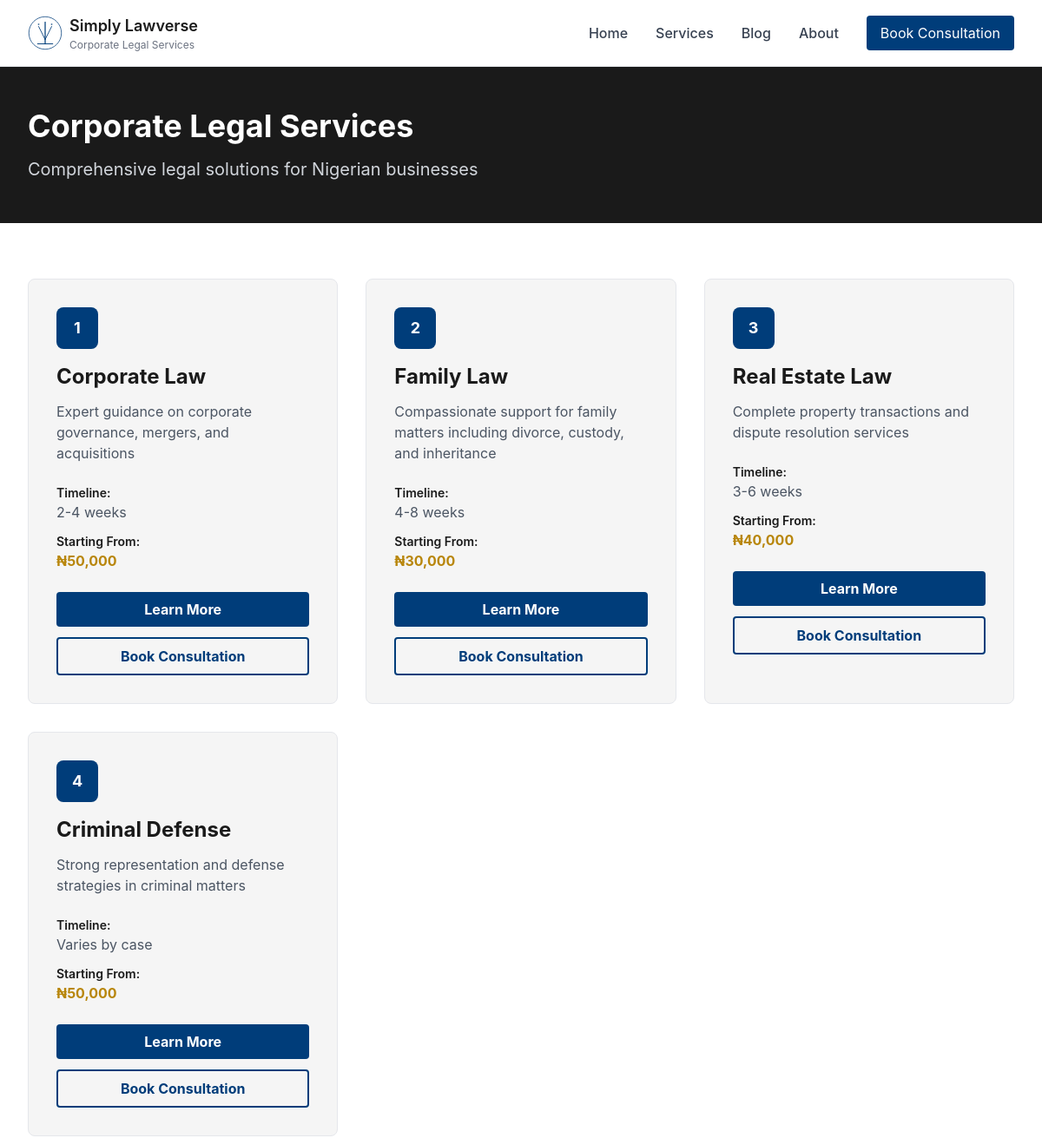
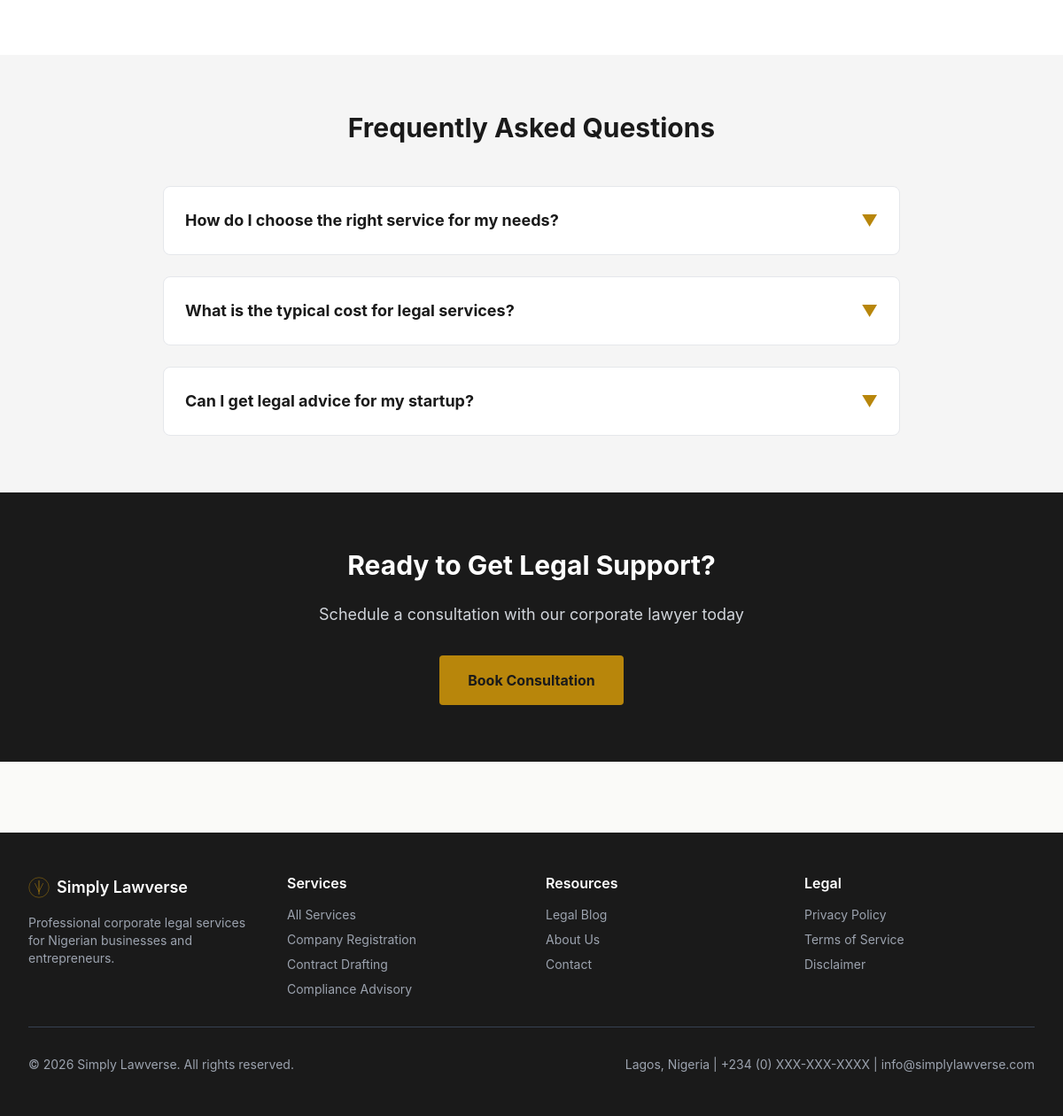
Page /services/ on the committed database (2 pictures, top to bottom).
### models.py (models this page shows, shortened)
class Service(db.Model):
    id = db.Column(db.Integer, primary_key=True)
    name = db.Column(db.String(200), nullable=False)
    slug = db.Column(db.String(200), nullable=False, unique=True, index=True)
    description = db.Column(db.Text, nullable=False)  # Short description
    detailed_content = db.Column(db.Text, nullable=False)  # Full service page content
    who_needs_it = db.Column(db.Text, nullable=False)  # Target audience
    typical_timeline = db.Column(db.String(255), nullable=False)  # e.g., "2-4 weeks"
    base_price = db.Column(db.Float, nullable=True)  # Optional starting price
    icon_class = db.Column(db.String(100), nullable=True)  # For styling
    order = db.Column(db.Integer, default=0)  # Display order
    is_active = db.Column(db.Boolean, default=True)
    created_at = db.Column(db.DateTime, default=datetime.utcnow)
    updated_at = db.Column(db.DateTime, default=datetime.utcnow, onupdate=datetime.utcnow)
    seo_title = db.Column(db.String(255), nullable=True)
    seo_description = db.Column(db.String(500), nullable=True)
    seo_keywords = db.Column(db.String(500), nullable=True)
    bookings = db.relationship('Booking', backref='service', lazy=True, cascade='all, delete-orphan')
    __table_args__ = (
        db.Index('idx_service_slug', 'slug'),
        db.Index('idx_service_is_active', 'is_active'),
        db.Index('idx_service_order', 'order'),
    )

### blueprints/services.py (the view)
@bp.route('/')
def index():
    services = Service.query.filter_by(is_active=True).order_by(Service.order).all()
    return render_template('services/index.html',
        services=services,
        page_title='Corporate Legal Services',
        page_description='Professional legal services for Nigerian businesses'
    )

### templates/services/index.html (shortened to what this page needs)
{% extends "base.html" %}
{% block content %}
<section class="bg-law-dark text-white py-12">
    <div class="max-w-7xl mx-auto px-4 sm:px-6 lg:px-8">
        <h1 class="text-4xl font-bold mb-4">Corporate Legal Services</h1>
        <p class="text-xl text-gray-300">Comprehensive legal solutions for Nigerian businesses</p>
    </div>
</section>
<section class="py-16 bg-white">
    <div class="max-w-7xl mx-auto px-4 sm:px-6 lg:px-8">
        <div class="grid grid-cols-1 md:grid-cols-2 lg:grid-cols-3 gap-8">
            {% for service in services %}
            <div class="bg-law-gray rounded-lg p-8 border border-gray-200 hover:shadow-lg hover:border-law-blue transition">
                <div class="w-12 h-12 bg-law-blue text-white rounded-lg mb-4 flex items-center justify-center font-bold text-lg">
                    {{ loop.index }}
                </div>
                <h2 class="text-2xl font-bold text-law-dark mb-3">{{ service.name }}</h2>
                <p class="text-gray-600 mb-6">{{ service.description }}</p>
                <div class="space-y-3 mb-6">
                    <div>
                        <p class="font-semibold text-law-dark text-sm">Timeline:</p>
                        <p class="text-gray-600">{{ service.typical_timeline }}</p>
                    </div>
                    {% if service.base_price %}
                    <div>
                        <p class="font-semibold text-law-dark text-sm">Starting From:</p>
                        <p class="text-law-gold font-bold">₦{{ "{:,.0f}".format(service.base_price) }}</p>
                    </div>
                    {% endif %}
                </div>
                <a href="{{ url_for('services.service_detail', slug=service.slug) }}" class="inline-block w-full py-2 bg-law-blue text-white font-bold rounded text-center hover:bg-opacity-90 transition mb-3">
                    Learn More
                </a>
                <a href="{{ url_for('bookings.index') }}" class="inline-block w-full py-2 border-2 border-law-blue text-law-blue font-bold rounded text-center hover:bg-law-blue hover:text-white transition">
                    Book Consultation
                </a>
            </div>
            {% endfor %}
        </div>
    </div>
</section>
<section class="py-16 bg-law-gray">
    <div class="max-w-4xl mx-auto px-4 sm:px-6 lg:px-8">
        <h2 class="text-3xl font-bold text-law-dark mb-12 text-center">Frequently Asked Questions</h2>
        <div class="space-y-6">
            <details class="bg-white rounded-lg border border-gray-200 p-6 cursor-pointer group">
                <summary class="font-bold text-law-dark text-lg flex justify-between items-center">
                    <span>How do I choose the right service for my needs?</span>
                    <span class="text-law-gold group-open:rotate-180 transition-transform">▼</span>
                </summary>
            </details>
            <details class="bg-white rounded-lg border border-gray-200 p-6 cursor-pointer group">
                <summary class="font-bold text-law-dark text-lg flex justify-between items-center">
                    <span>What is the typical cost for legal services?</span>
                    <span class="text-law-gold group-open:rotate-180 transition-transform">▼</span>
                </summary>
            </details>
            <details class="bg-white rounded-lg border border-gray-200 p-6 cursor-pointer group">
                <summary class="font-bold text-law-dark text-lg flex justify-between items-center">
                    <span>Can I get legal advice for my startup?</span>
                    <span class="text-law-gold group-open:rotate-180 transition-transform">▼</span>
                </summary>
            </details>
        </div>
    </div>
</section>
<section class="py-16 bg-law-dark text-white text-center">
    <div class="max-w-4xl mx-auto px-4 sm:px-6 lg:px-8">
        <h2 class="text-3xl font-bold mb-6">Ready to Get Legal Support?</h2>
        <p class="text-lg text-gray-300 mb-8">Schedule a consultation with our corporate lawyer today</p>
        <a href="{{ url_for('bookings.index') }}" class="inline-block px-8 py-4 bg-law-gold text-law-dark font-bold rounded hover:bg-opacity-90 transition">
            Book Consultation
        </a>
    </div>
</section>
{% endblock %}

### templates/base.html (style rules this page uses)
* { margin: 0; padding: 0; box-sizing: border-box; }
html { scroll-behavior: smooth; }
body { font-family: 'Inter', system-ui, -apple-system, sans-serif; background-color: #fafaf8; color: #1a1a1a; line-height: 1.6; }
a { transition: color 0.3s ease; }
.page-container { min-height: 100vh; display: flex; flex-direction: column; }
.bg-law-dark { background-color: #1a1a1a; }
.bg-law-blue { background-color: #003d7a; }
.bg-law-gold { background-color: #b8860b; }
.bg-law-gray { background-color: #f5f5f5; }
.text-law-dark { color: #1a1a1a; }
.text-law-blue { color: #003d7a; }
.text-law-gold { color: #b8860b; }
h1, h2, h3, h4, h5, h6 { font-weight: 700; line-height: 1.2; margin-bottom: 0.5rem; }
h1 { font-size: 2.5rem; }
h2 { font-size: 2rem; }
section { padding: 3rem 0; }

### rows in the picture
Service: name "Corporate Law", description "Expert guidance on corporate governance, mergers, and acquisitions", typical_timeline "2-4 weeks", base_price "50,000"
Service: name "Family Law", description "Compassionate support for family matters including divorce, custody, and inheritance", typical_timeline "4-8 weeks", base_price "30,000"
Service: name "Real Estate Law", description "Complete property transactions and dispute resolution services", typical_timeline "3-6 weeks", base_price "40,000"
Service: name "Criminal Defense", description "Strong representation and defense strategies in criminal matters", typical_timeline "Varies by case", base_price "50,000"
